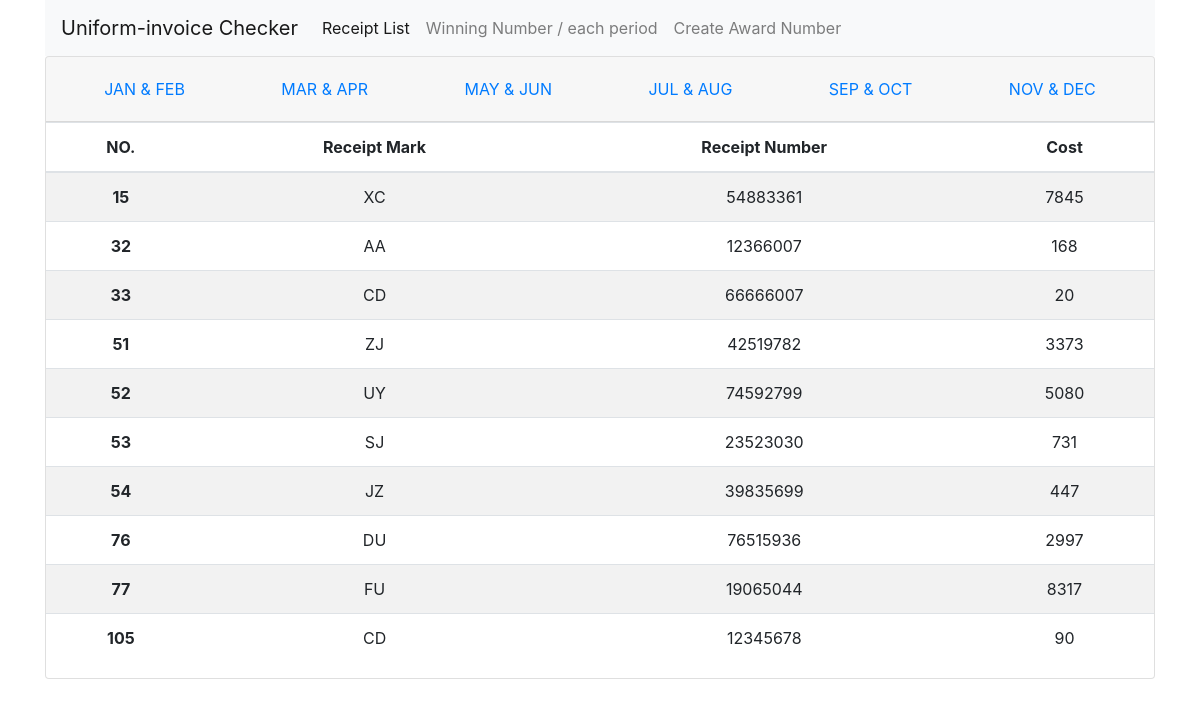
/receipt_list.php?period=1, run on the app's committed database.
### tables this page shows
CREATE TABLE `invoice` (
  `id` int(10) UNSIGNED NOT NULL,
  `code` varchar(2) NOT NULL,
  `number` varchar(8) NOT NULL,
  `period` tinyint(1) UNSIGNED NOT NULL,
  `expend` int(6) UNSIGNED NOT NULL,
  `year` varchar(4) NOT NULL
);

### com/base.php (called while the page is built, shortened)
<?php
$dsn="mysql:host=localhost;charset=utf8;dbname=Invoice";
$pdo=new PDO($dsn,'root',"12345678");
function all($table,...$arg){
    global $pdo;
    $sql="select * from $table ";
    if(isset($arg[0]) && is_array($arg[0])){
        $tmp=[];
        foreach($arg[0] as $key => $value){
            $tmp[]=sprintf("`%s`='%s'",$key,$value);
        }
        $sql=$sql." where " . implode(" && ",$tmp);
    }
    return $pdo->query($sql)->fetchAll();
}
?>

### receipt_list.php (the view, shortened to what this page needs)
<?php include_once "./com/base.php"; ?>
<!DOCTYPE html>
<html lang="en">
<head>
    <link rel="stylesheet" href="https://stackpath.bootstrapcdn.com/bootstrap/4.5.0/css/bootstrap.min.css">
</head>
<body>
    <form class="container" action="Key-in_Invoice.php" method="post">
        <?php
        include "header.php";
        $period = ceil(date("n") / 2);
        if (isset($_GET['period'])) {
            $period = $_GET['period'];
        }
        ?>
        <div class="card text-center">
            <header class="card-header">
                <ul class="nav nav-pills card-header-pills justify-content-around">
                    <li class="nav-item">
                        <a class="nav-link" href="receipt_list.php?period=1">JAN & FEB</a>
                    </li>
                    <li class="nav-item">
                        <a class="nav-link" href="receipt_list.php?period=2">MAR & APR</a>
                    </li>
                    <li class="nav-item">
                        <a class="nav-link" href="receipt_list.php?period=3">MAY & JUN</a>
                    </li>
                    <li class="nav-item">
                        <a class="nav-link" href="receipt_list.php?period=4">JUL & AUG</a>
                    </li>
                    <li class="nav-item">
                        <a class="nav-link" href="receipt_list.php?period=5">SEP & OCT</a>
                    </li>
                    <li class="nav-item">
                        <a class="nav-link" href="receipt_list.php?period=6">NOV & DEC</a>
                    </li>
                </ul>
            </header>
            <article>
                <div class="tab-pane fade show active">
                    <table class="table table-striped">
                        <thead>
                            <tr>
                                <th scope="col">NO.</th>
                                <th scope="col">Receipt Mark</th>
                                <th scope="col">Receipt Number</th>
                                <th scope="col">Cost</th>
                            </tr>
                        </thead>
                        <tbody>
                            <tr>
                                <?php
                                $rows = all("invoice", ["period" => $period]);
                                foreach ($rows as $row) {
                                ?>
                                    <th scope="row"><?= $row['id']; ?></th>
                                    <td><?= $row['code']; ?></td>
                                    <td><?= $row['number']; ?></td>
                                    <td><?= $row['expend']; ?></td>
                            </tr>
                        <?php
                                }
                        ?>
                        </tbody>
                    </table>
            </article>
        </div>
    </form>
</body>
</html>

### data on the page
invoice: id "15", code "XC", number "54883361", expend "7845"
invoice: id "32", code "AA", number "12366007", expend "168"
invoice: id "33", code "CD", number "66666007", expend "20"
invoice: id "51", code "ZJ", number "42519782", expend "3373"
invoice: id "52", code "UY", number "74592799", expend "5080"
invoice: id "53", code "SJ", number "23523030", expend "731"
invoice: id "54", code "JZ", number "39835699", expend "447"
invoice: id "76", code "DU", number "76515936", expend "2997"
invoice: id "77", code "FU", number "19065044", expend "8317"
invoice: id "105", code "CD", number "12345678", expend "90"
